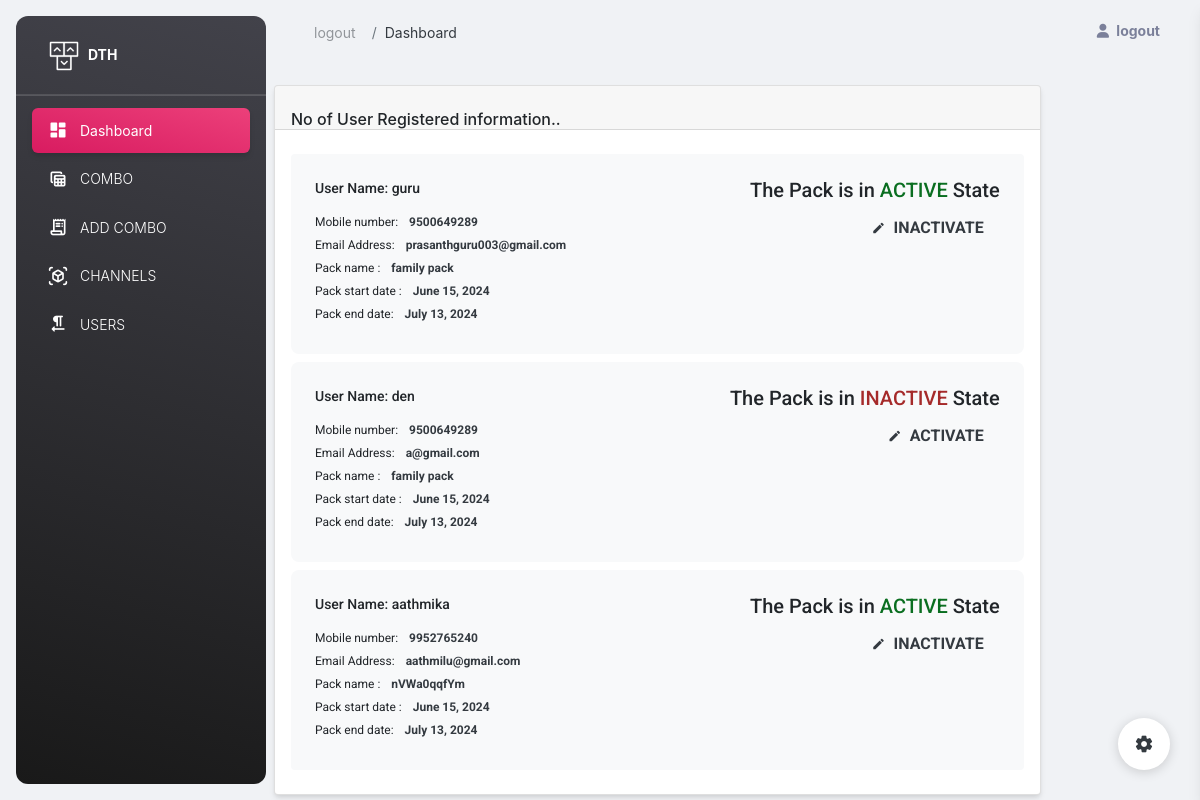
Screenshot of /user_view (signed in) with the database file from the repository.
### ddh/models.py (models this page shows)
class User_pack(models.Model):
    email=models.ForeignKey(Userdata,on_delete=models.CASCADE)
    packname=models.ForeignKey(Pack,on_delete=models.CASCADE)
    user_id=models.IntegerField()
    pack_status=models.CharField(max_length=50)
    datef=models.DateField()
    enddat=models.DateField()
    days_remaining=models.IntegerField()

class Userdata(models.Model):
    id=models.BigAutoField(primary_key=True)
    uname=models.CharField(max_length=50)
    email=models.CharField(max_length=50)
    mobileno=models.CharField(max_length=12)
    password=models.CharField(max_length=30)
    def __str__(self):
        return self.email

class Pack(models.Model):
    packname=models.CharField(max_length=100)
    pack_type=models.CharField(max_length=50)
    price=models.IntegerField()
    def __str__(self):
        return self.packname

### ddh/views.py (the view)
# urls.py: path('user_view',views.user_view,name="user_view"),
def user_view(request):
    if 'username' in request.session:
        data=User_pack.objects.all()
        context={
            'data':data,
        }
        return render(request,'view_user.html',context)

### ddh/templates/view_user.html
{% extends 'index.html' %}
{% block content %}
<div class="row">
    <div class="col-md-10 mt-4">
      <div class="card">
        <div class="card-header pb-0 px-3">
          <h6 class="mb-0">No of User Registered information..</h6>
        </div>
        <div class="card-body pt-4 p-3">
          <ul class="list-group">
            {% for i in data %}
            <li class="list-group-item border-0 d-flex p-4 mb-2 bg-gray-100 border-radius-lg">
              <div class="d-flex flex-column">
                <h6 class="mb-3 text-sm"> User Name: {{ i.email.uname }} </h6>
                <span class="mb-2 text-xs">Mobile number: <span class="text-dark font-weight-bold ms-sm-2">{{ i.email.mobileno }} </span></span>
                <span class="mb-2 text-xs">Email Address: <span class="text-dark ms-sm-2 font-weight-bold">{{ i.email.email }}</span></span>
                <span class="mb-2 text-xs">Pack name : <span class="text-dark ms-sm-2 font-weight-bold">{{ i.packname }} </span></span>
                <span class="mb-2 text-xs">Pack start date : <span class="text-dark ms-sm-2 font-weight-bold">{{ i.datef }} </span></span>
                <span class="mb-2 text-xs">Pack end date: <span class="text-dark ms-sm-2 font-weight-bold">{{ i.enddat }} </span></span>
              </div>
              {% if i.pack_status == 'INACTIVE' %}
              <div class="ms-auto text-end">
                <h5>The Pack is in <span style="color:brown;"> INACTIVE</span> State</h5>
                <a class="btn btn-link text-dark px-3 mb-0" href="{% url 'activate_user' id=i.email %}"><i class="material-icons text-sm me-2">edit</i>ACTIVATE</a>
            </div>
              {% else %}
              <div class="ms-auto text-end">
                <h5>The Pack is in <span style="color:rgb(10, 110, 32);">ACTIVE</span> State</h5>
                <a class="btn btn-link text-dark px-3 mb-0" href="{% url 'activate_user' id=i.email %}"><i class="material-icons text-sm me-2">edit</i>INACTIVATE</a>
            </div>
             {% endif %}
            </li>
            {% endfor %}
          </ul>
        </div>
      </div>
    </div>
{% endblock %}

### rows the page displays
User_pack: email.uname "guru", email.mobileno "9500649289", email.email "prasanthguru003@gmail.com", packname "family pack", datef "June 15, 2024", enddat "July 13, 2024", pack_status "The Pack is in"
User_pack: email.uname "den", email.mobileno "9500649289", email.email "a@gmail.com", packname "family pack", datef "June 15, 2024", enddat "July 13, 2024", pack_status "The Pack is in"
User_pack: email.uname "aathmika", email.mobileno "9952765240", email.email "aathmilu@gmail.com", packname "nVWa0qqfYm", datef "June 15, 2024", enddat "July 13, 2024", pack_status "The Pack is in"
